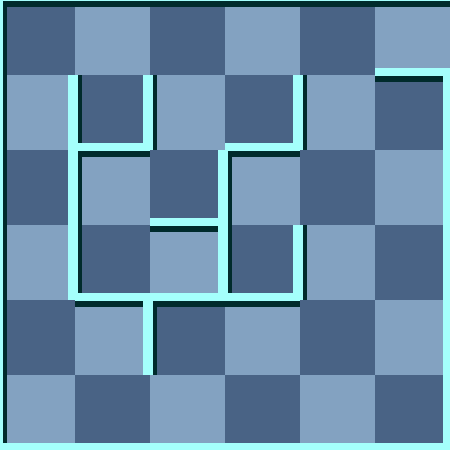

The image is a tile-based game level rendered from a .tmx file. Its description and source (layers, tilesets, objects; grid data summarised) follow:
An orthogonal 6x6 tile map with 75x75 px tiles, 2 tile layers (background, 块层 1) and 3 objects (Exit, Player, RedMummy).

<map version="1.0" orientation="orthogonal" width="6" height="6" tilewidth="75" tileheight="75">
 <tileset firstgid="1" name="wall" tilewidth="75" tileheight="75">
  <image source="gfx/wall.png" width="300" height="375" />
  <tile id="0">
   <properties>
    <property name="ValOfWall" value="0" />
   </properties>
  </tile>
  <tile id="1">
   <properties>
    <property name="ValOfWall" value="1" />
   </properties>
  </tile>
  <tile id="2">
   <properties>
    <property name="ValOfWall" value="2" />
   </properties>
  </tile>
  <tile id="3">
   <properties>
    <property name="ValOfWall" value="3" />
   </properties>
  </tile>
  <tile id="4">
   <properties>
    <property name="ValOfWall" value="4" />
   </properties>
  </tile>
  <tile id="5">
   <properties>
    <property name="ValOfWall" value="5" />
   </properties>
  </tile>
  <tile id="6">
   <properties>
    <property name="ValOfWall" value="6" />
   </properties>
  </tile>
  <tile id="7">
   <properties>
    <property name="ValOfWall" value="7" />
   </properties>
  </tile>
  <tile id="8">
   <properties>
    <property name="ValOfWall" value="8" />
   </properties>
  </tile>
  <tile id="9">
   <properties>
    <property name="ValOfWall" value="9" />
   </properties>
  </tile>
  <tile id="10">
   <properties>
    <property name="ValOfWall" value="10" />
   </properties>
  </tile>
  <tile id="11">
   <properties>
    <property name="ValOfWall" value="11" />
   </properties>
  </tile>
  <tile id="12">
   <properties>
    <property name="ValOfWall" value="12" />
   </properties>
  </tile>
  <tile id="13">
   <properties>
    <property name="ValOfWall" value="13" />
   </properties>
  </tile>
  <tile id="14">
   <properties>
    <property name="ValOfWall" value="14" />
   </properties>
  </tile>
  <tile id="15">
   <properties>
    <property name="ValOfWall" value="15" />
   </properties>
  </tile>
  <tile id="18">
   <properties>
    <property name="ValOfWall" value="-1" />
   </properties>
  </tile>
 </tileset>
 <layer name="background" width="6" height="6">
  <data>[36 cells, 36 non-empty, 2 distinct tile ids]</data>
 </layer>
 <layer name="块层 1" width="6" height="6">
  <data>[36 cells, 36 non-empty, 13 distinct tile ids]</data>
 </layer>
 <objectgroup name="对象层 1" width="6" height="6">
  <object name="Exit" x="450" y="0" />
  <object name="Player" x="75" y="75">
   <properties>
    <property name="value" value="1" />
   </properties>
  </object>
  <object name="RedMummy" x="300" y="75">
   <properties>
    <property name="value" value="21" />
   </properties>
  </object>
 </objectgroup>
</map>
